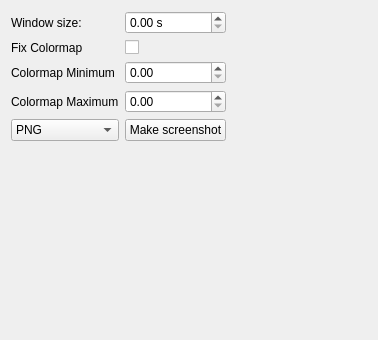
<?xml version="1.0" encoding="UTF-8"?>
<ui version="4.0">
 <class>RtSpectrumViewSettingsWidget</class>
 <widget class="QWidget" name="RtSpectrumViewSettingsWidget">
  <property name="geometry">
   <rect>
    <x>0</x>
    <y>0</y>
    <width>378</width>
    <height>340</height>
   </rect>
  </property>
  <property name="sizePolicy">
   <sizepolicy hsizetype="Expanding" vsizetype="Expanding">
    <horstretch>0</horstretch>
    <verstretch>0</verstretch>
   </sizepolicy>
  </property>
  <property name="mouseTracking">
   <bool>false</bool>
  </property>
  <property name="windowTitle">
   <string>Form</string>
  </property>
  <property name="windowOpacity">
   <double>0.950000000000000</double>
  </property>
  <property name="styleSheet">
   <string notr="true"/>
  </property>
  <layout class="QGridLayout" name="gridLayout">
   <item row="0" column="0" colspan="2">
    <layout class="QGridLayout" name="gridLayout_4">
     <property name="topMargin">
      <number>0</number>
     </property>
     <item row="0" column="0">
      <widget class="QLabel" name="label_windowSize">
       <property name="text">
        <string>Window size:</string>
       </property>
      </widget>
     </item>
     <item row="2" column="0">
      <widget class="QLabel" name="label_backgroundColor">
       <property name="text">
        <string>Colormap Minimum</string>
       </property>
      </widget>
     </item>
     <item row="4" column="0">
      <widget class="QComboBox" name="m_comboBox_imageType">
       <item>
        <property name="text">
         <string>PNG</string>
        </property>
       </item>
       <item>
        <property name="text">
         <string>SVG</string>
        </property>
       </item>
      </widget>
     </item>
     <item row="4" column="1">
      <widget class="QPushButton" name="m_pushButton_makeScreenshot">
       <property name="text">
        <string>Make screenshot</string>
       </property>
      </widget>
     </item>
     <item row="3" column="0">
      <widget class="QLabel" name="label_signalColor">
       <property name="text">
        <string>Colormap Maximum</string>
       </property>
      </widget>
     </item>
     <item row="1" column="0">
      <widget class="QLabel" name="label_timeSpacers">
       <property name="text">
        <string>Fix Colormap</string>
       </property>
      </widget>
     </item>
     <item row="1" column="1">
      <widget class="QCheckBox" name="checkBox_Colormap">
       <property name="text">
        <string/>
       </property>
      </widget>
     </item>
     <item row="2" column="1">
      <widget class="QDoubleSpinBox" name="doubleSpinBox_Minimum"/>
     </item>
     <item row="3" column="1">
      <widget class="QDoubleSpinBox" name="doubleSpinBox_Maximum"/>
     </item>
     <item row="0" column="1">
      <widget class="QDoubleSpinBox" name="doubleSpinBox_windowSize">
       <property name="suffix">
        <string> s</string>
       </property>
      </widget>
     </item>
    </layout>
   </item>
   <item row="0" column="2">
    <spacer name="horizontalSpacer">
     <property name="orientation">
      <enum>Qt::Horizontal</enum>
     </property>
     <property name="sizeHint" stdset="0">
      <size>
       <width>40</width>
       <height>20</height>
      </size>
     </property>
    </spacer>
   </item>
   <item row="1" column="0">
    <spacer name="verticalSpacer">
     <property name="orientation">
      <enum>Qt::Vertical</enum>
     </property>
     <property name="sizeHint" stdset="0">
      <size>
       <width>20</width>
       <height>40</height>
      </size>
     </property>
    </spacer>
   </item>
  </layout>
 </widget>
 <resources/>
 <connections/>
</ui>
